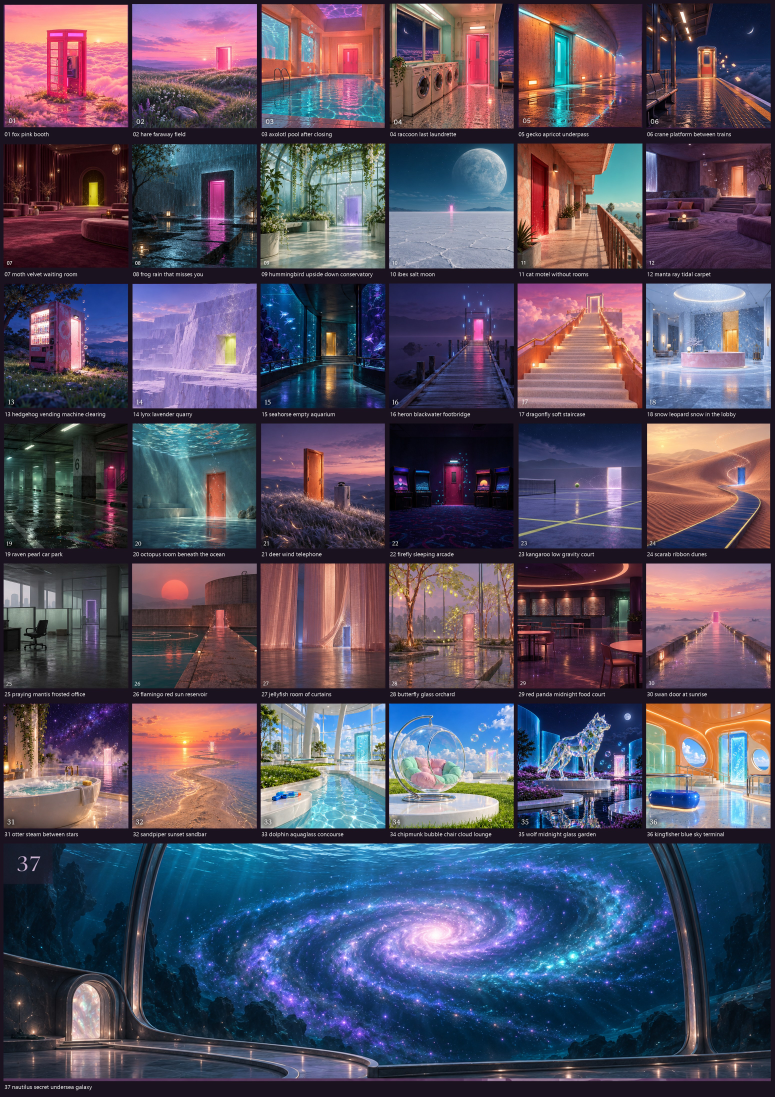
#> input picture concept-art/liminal-doors-redline-sheet-20261018.jpg, 3098 x 4385 px (shown at 1/4 size)
$ python ref-colorways-20261029.py ../liminal-doors-redline-sheet-20261018.jpg ../liminal-doors-redline-sheet-20261019.jpg
#> lines starting #> are read from the running program, lines starting #| are printed output that depends on the picture; after the words box and inside, x2 and y2 are one past the last pixel; in counts of white or black regions, pixels touching at a corner belong together
"""Colorways of the flooded pool corridor Astra loves (2026-10-29): the same picture turned round the color wheel, with
more contrast and saturation. Usage: python ref-colorways-20261029.py <picture> <out dir>"""
import sys, os
import numpy as np, cv2

src, out = sys.argv[1], sys.argv[2]
os.makedirs(out, exist_ok=True)
b = cv2.imread(src).astype(np.float32) / 255
H, S, V = cv2.split(cv2.cvtColor(b, cv2.COLOR_BGR2HSV))
cv2.imwrite(os.path.join(out, 'neon-pool-01-flooded-corridor-20261029.png'), (b * 255 + 0.5).astype(np.uint8))
# each colorway gives the water, the walls and the pink light their own hues, so they contrast instead of the whole
# picture turning one color. The water is found by its waterline (drawn for this 1448 x 1086 picture), the pink by its hue
h0, w0 = H.shape
#> h0 = 4385; w0 = 3098
water = np.zeros((h0, w0), np.float32)
poly = np.array([(0, 720), (590, 582), (890, 580), (1448, 735), (1448, 1086), (0, 1086)], np.float32) * [w0 / 1448, h0 / 1086]
cv2.fillPoly(water, [poly.astype(np.int32)], 1.0)
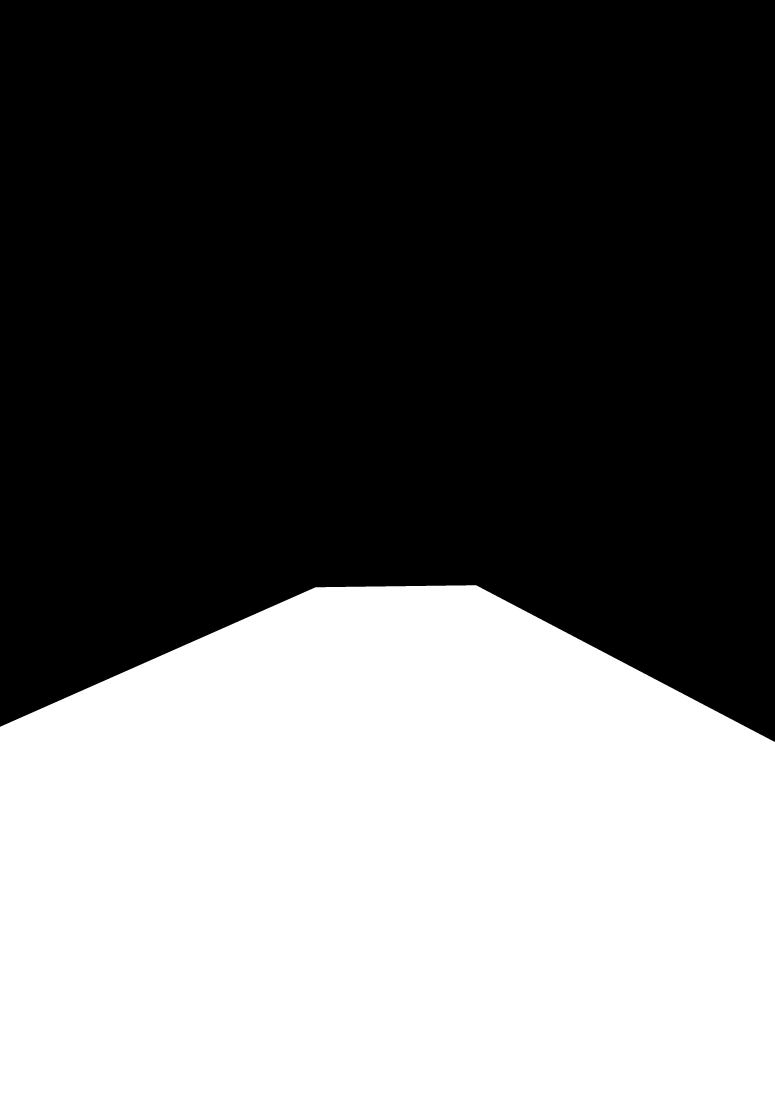
#> water: shape (4385, 3098) float32 (shown at 1/4 size); values 0 (black) and 1 (white), 41.2% white; 1 white region, box (x1, y1, x2, y2) and area: (0, 2341, 3098, 4385) 5593545
water = cv2.GaussianBlur(water, (0, 0), 5)
pink = np.clip(1 - (np.abs((H - 325 + 180) % 360 - 180) - 25) / 20, 0, 1) * np.clip(S * 4, 0, 1)
pink = cv2.GaussianBlur(pink.astype(np.float32), (0, 0), 6)
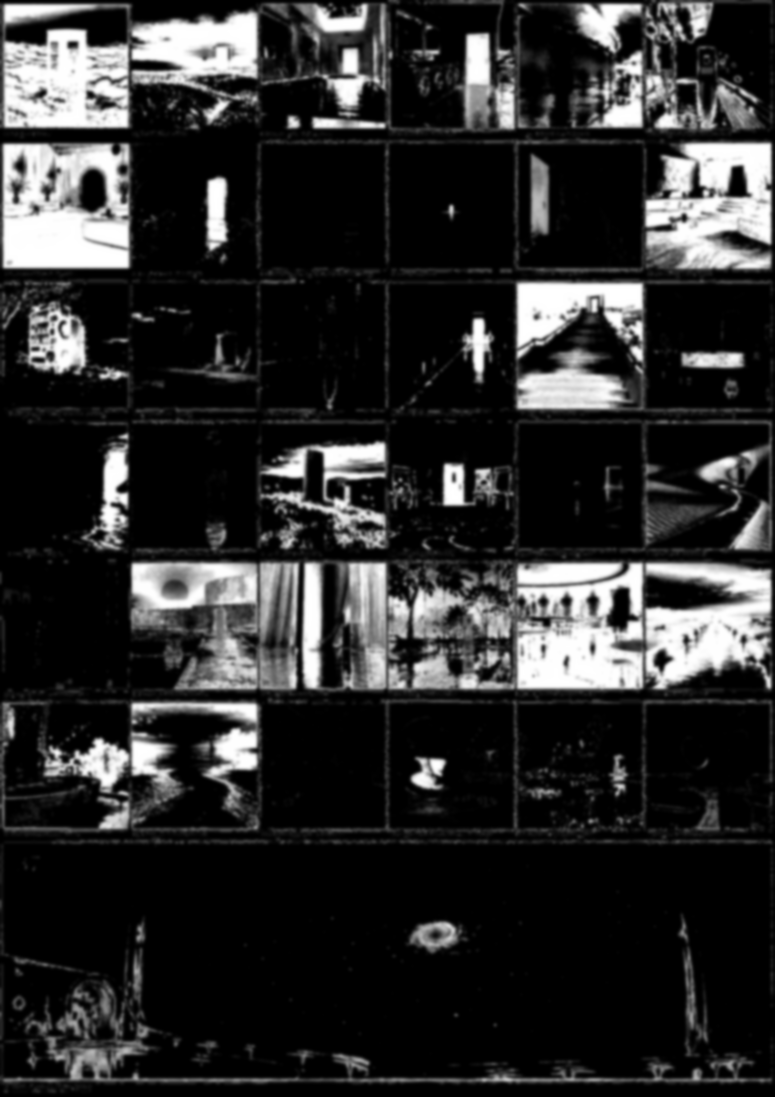
#> pink: shape (4385, 3098) float32 (shown at 1/4 size); min 0, max 1, mean 0.178
WAYS = {'acid': (95, 300, 55), 'fire-ice': (185, 12, 40), 'toxic': (130, 278, 78), 'candy': (330, 45, 185), 'ultra-red': (355, 335, 180)}
w = np.stack([water * (1 - pink), (1 - water) * (1 - pink), pink]) + 1e-6
for name, tgt in WAYS.items():
    t = np.deg2rad(np.array(tgt, np.float32))[:, None, None]
    h = np.rad2deg(np.arctan2((w * np.sin(t)).sum(0), (w * np.cos(t)).sum(0))) % 360
    s = np.clip(S * 1.2 + 0.05, 0, 1)
    v = np.clip(0.5 + (V - 0.5) * 1.18, 0, 1)  # more contrast
    o = cv2.cvtColor(np.dstack([h, s, v]).astype(np.float32), cv2.COLOR_HSV2BGR)
    cv2.imwrite(os.path.join(out, f'neon-pool-01-flooded-corridor-{name}-20261029.png'), (np.clip(o, 0, 1) * 255 + 0.5).astype(np.uint8))
#> this loop made 5 passes
#> pass 1, `h = np.rad2deg(np.arctan2((w * np.sin(t)).sum(0), (w * np.cos(t)).sum(..`:
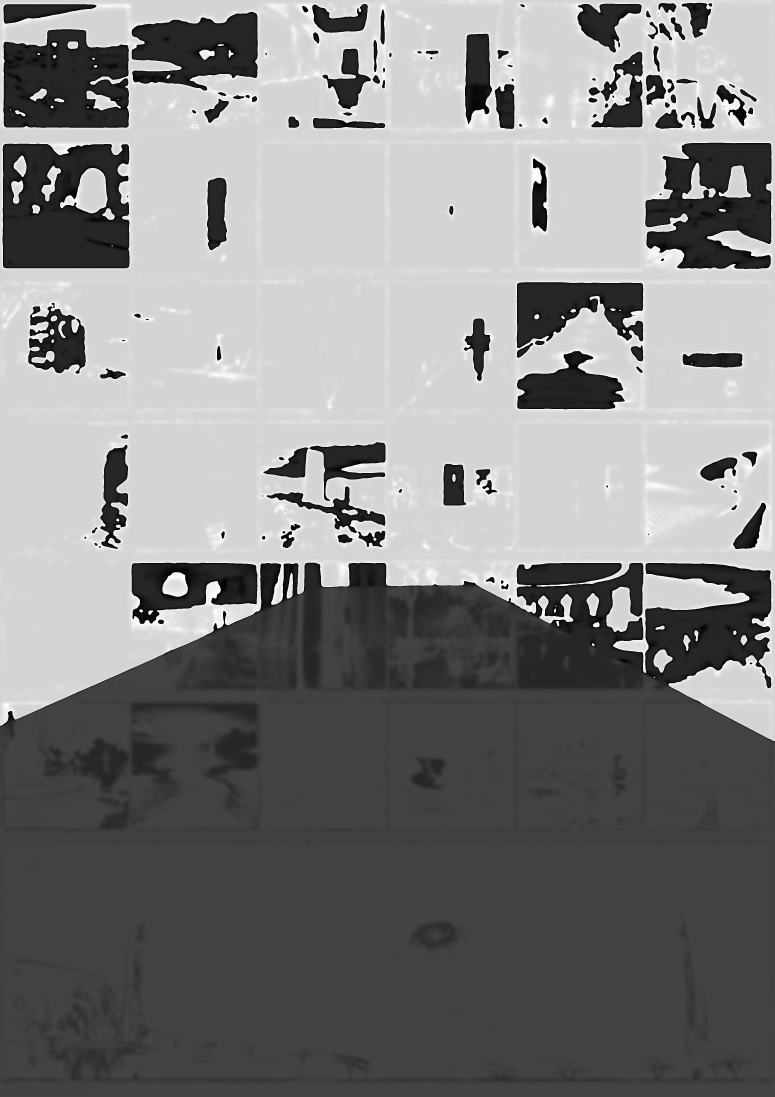
#> h: shape (4385, 3098) float32 (shown at 1/4 size); min 2.54e-05, max 360, mean 184.8; drawn with min black and max white
#> pass 1, `s = np.clip(S * 1.2 + 0.05, 0, 1)`:
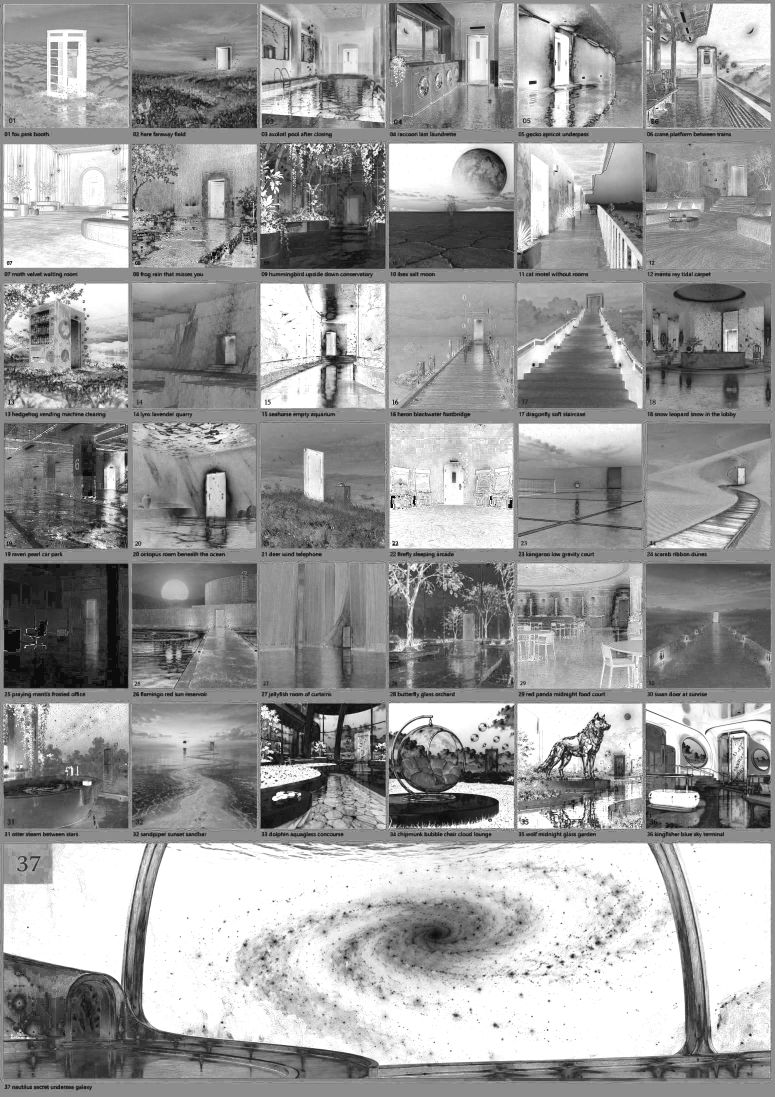
#> s: shape (4385, 3098) float32 (shown at 1/4 size); min 0.05, max 1, mean 0.609
#> after the loop:
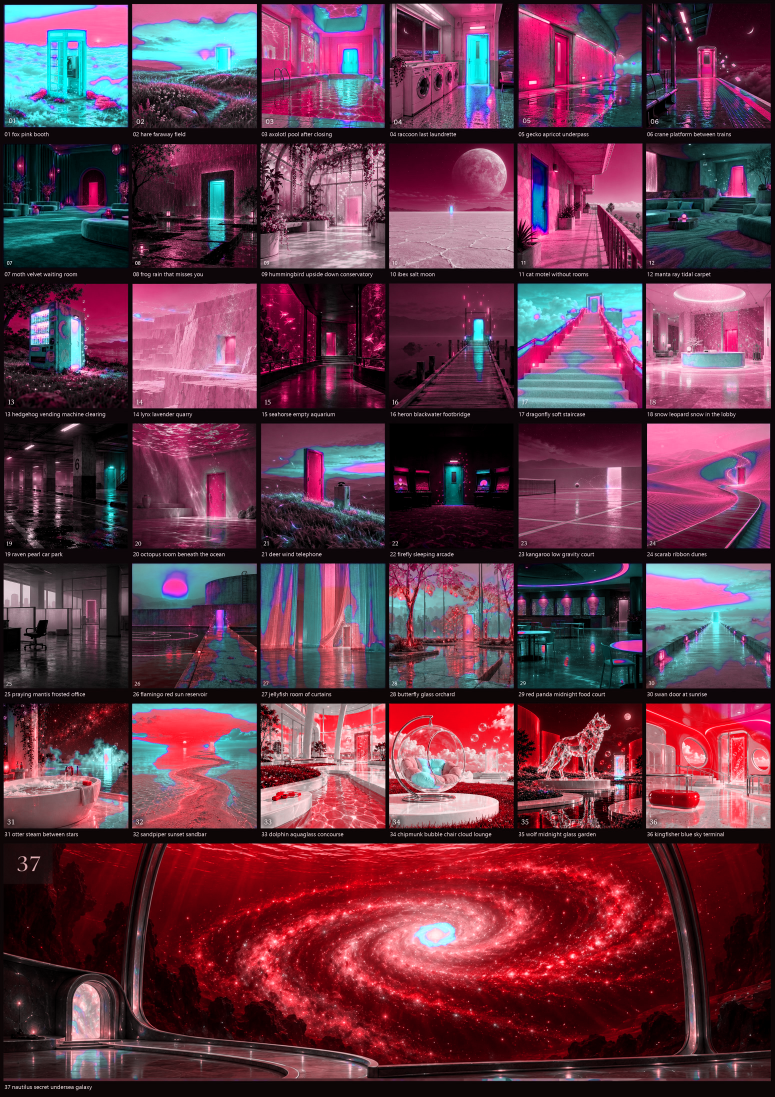
#> o: shape (4385, 3098, 3) float32 (shown at 1/4 size); mean B, G, R 0.279, 0.216, 0.391
